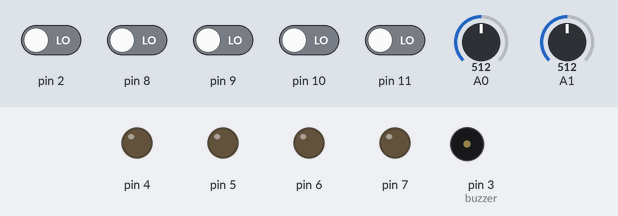
Bench run of a sketch on a simulated Arduino Uno, built with avr-gcc and run on an emulated ATmega328P. Shown: output pins drawn as LEDs (lit = HIGH), buzzer (waves = sounding, pin HIGH). Inputs (shaded band) come from the test bench; at power-on: pin 2, pin 8–11 LOW, A0 = 512, A1 = 512. Random numbers use the default seed unless the sketch sets one.

Above: at 0.8 s.
0.9 s: pin 2 driven HIGH
At 1.07 s:
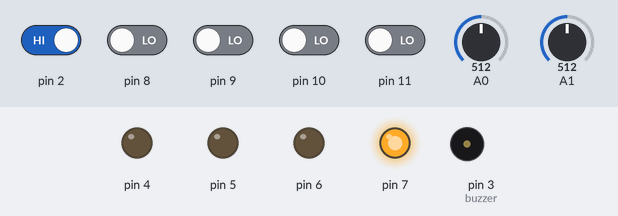
2.7 s: A0 set to 716
At 4.76 s:
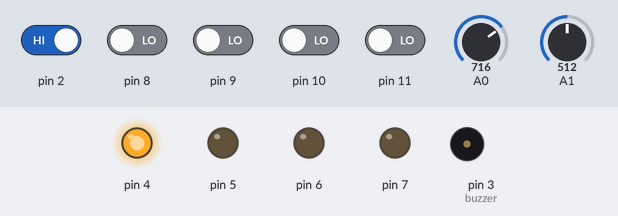
5.7 s: A0 set to 511
At 8.45 s:
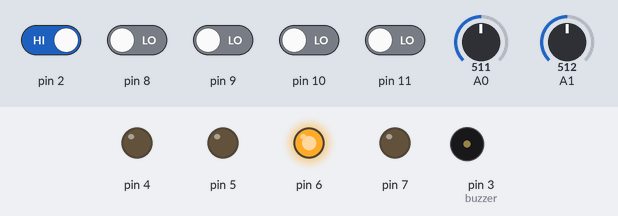
Timing chart, 0 to 24.5 s (numbered marks = the images above; inputs shaded):
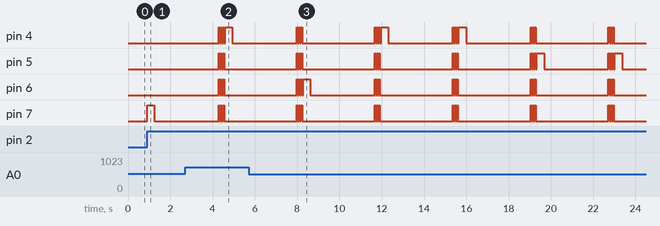

Measured:
- after the input at 0.9 s, pin 7: LOW → HIGH at once, → LOW 0.35 s later

The sketch:

geniusGame.ino
```cpp
// Author: Ayslenon - 2019
// Game genius running on atmega328p

//=============================================================================================================
// libs includes
//=============================================================================================================
#include <avr/io.h>
#include <util/delay.h>
#include <avr/interrupt.h>


//=============================================================================================================
// creating variables
//=============================================================================================================

int max_rounds = 4;

int ovf0 = 0, difficulty_level = 0, pressed_button = 0, read_time = 0;

boolean gameover = false, answered = false, timeout = false,
        flagbutton1 = false, flagbutton2 = false, flagbutton3 = false, flagbutton4 = false;


//=============================================================================================================
// declaring functions
//=============================================================================================================

// function to initialize timer 0 (8bit timer)
void timers_ini(void) {
  TCCR0B |=   0x05;  //frequency divided by 1024 -> machine cicle: 1024/16 MHz = 64 us
  TCNT0   =   0x00;  //starts tnct counter on 0, it counts until 255
  TIMSK0 |=   0x01;  //discover timer mask interruption
  ovf0    =      0;  //variable that stores number of overflows counted
  sei();             //enable global interrupt key
}

// initialize adc and starts the first conversion
void ADC_init (void)
{
  ADCSRA |= (1 << ADEN) | (1 << ADSC) | (1 << ADPS2) | (1 << ADPS1) | (1 << ADPS0);
  ADMUX |= (1 << REFS0);
}

// start a new conversion on channel 0, waits until its done and then returns
uint16_t ADC_read_LDR(void)
{
  ADMUX &= 0xF0;
  ADMUX |= 0x00;
  ADCSRA |= (1 << ADSC);
  while (ADCSRA & (1 << ADSC));
  return ADCW;
}

// start a new conversion on channel 0, waits until its done and then returns
uint16_t ADC_read_POT (void)
{
  ADMUX &= 0xF0;
  ADMUX |= 0x01;
  ADCSRA |= (1 << ADSC);
  while (ADCSRA & (1 << ADSC));
  return ADCW;
}

// make a brazilian electronic urn sound via buzzer
void urn_sound (void) {
  _delay_ms (300);
  int buzzer = 3;
  for (int j = 0; j < 4; j ++) {
    tone(buzzer, 2332);
    _delay_ms(80);
    tone(buzzer, 2432);
    _delay_ms(80);
  }
  tone(buzzer, 2332);
  _delay_ms(100);
  noTone (buzzer);
}

// function to treat interruptions from timer 0 overflows
ISR (TIMER0_OVF_vect) {
  // time between 2 interrupts is aproximately 16.4 ms (1024*256/16MHz)
  // if a new game didnt start yet we can increase or decrease the number of rounds by pressing button 1 or button 2
  if (gameover) {
    if ((PINB & 0x01) && (!flagbutton1)) {
      flagbutton1 = true;
    }
    else if ((PINB & 0x02) && (!flagbutton2)) {
      flagbutton2 = true;
    }
  }

  // to avoid bouncing, we wait 5 overflows after press button1 or button2
  // its aproximately 82ms
  // when the button is released the max_rounds increases or descreases
  if ((gameover) && (read_time > 5)) {
    if ((!(PINB & 0x01)) && (flagbutton1)) {
      max_rounds ++;
      Serial.println(max_rounds);
      read_time = 0;
      flagbutton1 = false;
    }
    else if ((!(PINB & 0x02)) && (flagbutton2)) {
      max_rounds--;
      Serial.println(max_rounds);
      if (max_rounds == 0) {
        max_rounds = 255;
      }
      read_time = 0;
      flagbutton2 = false;
    }
  }

  // if a new game started, and the player have to respond the sequence this part will execute
  if ((!timeout) && (!answered) && (read_time == 0)) {
    if ((PINB & 0x01) && (!flagbutton1)) {
      flagbutton1 = true;
    }
    else if ((PINB & 0x02) && (!flagbutton2)) {
      flagbutton2 = true;
    }
    else if ((PINB & 0x04) && (!flagbutton3)) {
      flagbutton3 = true;
    }
    else if ((PINB & 0x08) && (!flagbutton4)) {
      flagbutton4 = true;
    }
  }

  // here is the counter for avoid bouncing
  if ((flagbutton1) || (flagbutton2) || (flagbutton3) || (flagbutton4)) {
    read_time++;
  }

  // after 82ms and the player release the button, the pressed button is 'returned'
  if ((!timeout) && (!answered) && (read_time > 5)) {
    if ((!(PINB & 0x01)) && (flagbutton1)) {
      pressed_button = 1;
      answered = true;
      read_time = 0;
      flagbutton1 = false;
    }
    else if ((!(PINB & 0x02)) && (flagbutton2)) {
      pressed_button = 2;
      answered = true;
      read_time = 0;
      flagbutton2 = false;
    }
    else if ((!(PINB & 0x04)) && (flagbutton3)) {
      pressed_button = 4;
      answered = true;
      read_time = 0;
      flagbutton3 = false;
    }
    else if ((!(PINB & 0x08)) && (flagbutton4)) {
      pressed_button = 8;
      answered = true;
      read_time = 0;
      flagbutton4 = false;
    }
  }

  // if the player didnt answer yet, we start a count, it counts aproximately 3s, the player must answer within this time
  // if dont, the game ends
  if (!answered) {
    ovf0++;
    if (ovf0 >= 183) {
      timeout = true;
      ovf0 = 0;
    }
  }
  else {
    ovf0 = 0;
  }
}

// main function
int main () {
  Serial.begin(9600);
  int main_counter = 0;
  // initialize adc and timers
  ADC_init();
  timers_ini();
  // setup from all outputs and inputs
  // output pins are from 4 to 7 for leds, pin3 for buzzer
  // pin 2 is a input button to start the system
  // pin 11 is a pwm pin connected to a led
  // pin 8 from 12 are buttons from responses
  // pin a0 is a input from ldr, and a1 is input from potentiometer
  DDRD |= 0xF8; // pinos 4 5 6 e 7 sao os leds // pino 3 vai ser o buzzer // pino 2 botao liga
  DDRB |= 0x00; // pinos 8 9 10 12 serao botoes
  // set all leds to low level
  PORTD = 0;

  // start a infinity loop to run the game
  while (1) {
    // start new vectors, with the length of max rounds permmited
    // sequence shows how the leds will light
    int sequence [max_rounds];
    // response stores the sequence of answers for each round
    int response  [max_rounds];


    difficulty_level = ADC_read_POT();

    // gameover indicate if the game ended (true by default)
    gameover = true;
    // answered indicate if the player answered the actual round
    answered = true;
    // timeout indicate if the player didnt answer in the right time
    timeout = true;

    // if the start button is pressed, a new game starts
    if (PIND & 0x04) {
      main_counter = 0;
      gameover = false;

      // we start a new loop, it indicates the actual round in the game
      // in each round the player will press buttons in sequence
      // correspondig to the order of leds that were lighted up
      // if the player miss the sequence, the game ends, or if the player dont press any button
      for (main_counter; main_counter < max_rounds; main_counter++) {

        // to discover what led needs to be lighed up, we create a random value
        // and store on the sequence vector, in the main_counter position

        int rand_value = (rand() + (rand() / ADC_read_LDR()) + (ADC_read_LDR () / 10)) % 4;
        sequence[main_counter] = 1 << rand_value;

        // this for loop light the leds correspondig to its sequence
        for (int showLevel = 0; showLevel <= main_counter; showLevel++) {
          if (sequence[showLevel] == 1) PORTD = 0x10;
          else if (sequence[showLevel] == 2) PORTD = 0x20;
          else if (sequence[showLevel] == 4) PORTD = 0x40;
          else if (sequence[showLevel] == 8) PORTD = 0x80;
          _delay_ms(200 + (difficulty_level - 223)*0.5);
          PORTD = 0x00;
          _delay_ms(50);
        }

        // this command is to reset the answer time
        answered = true;

        // start a new loop for the player answer the sequence
        for (int answerLevel = 0; answerLevel <= main_counter; answerLevel++) {
          timeout = false;
          answered = false;
          pressed_button = 0;
          // this while loop waits until any button is pressed, and if dont, the timeout flag will be seted
          while (!timeout && !answered) {
            Serial.print("");
          }
          Serial.println("");
          // stores the pressed button on the vector response
          response[answerLevel] = pressed_button;

          // if the player didnt answer or choose the wrong led the game ends
          if ((timeout) || ((!timeout) && (sequence[answerLevel] != response[answerLevel]))) {
            answerLevel = main_counter + 1;
            main_counter = max_rounds + 1;
            PORTD = 0x00;
            // blink all the leds
            for (int p = 0; p < 6; p ++) {
              PORTD ^= 0xF0;
              _delay_ms(50);
            }

            PORTD = 0x00;
            gameover = true;
            break;
          }
        }
      }
      // if the player win the game, without any problem, play a 'win song'
      if (!gameover) urn_sound ();
    }
  }
}
```
